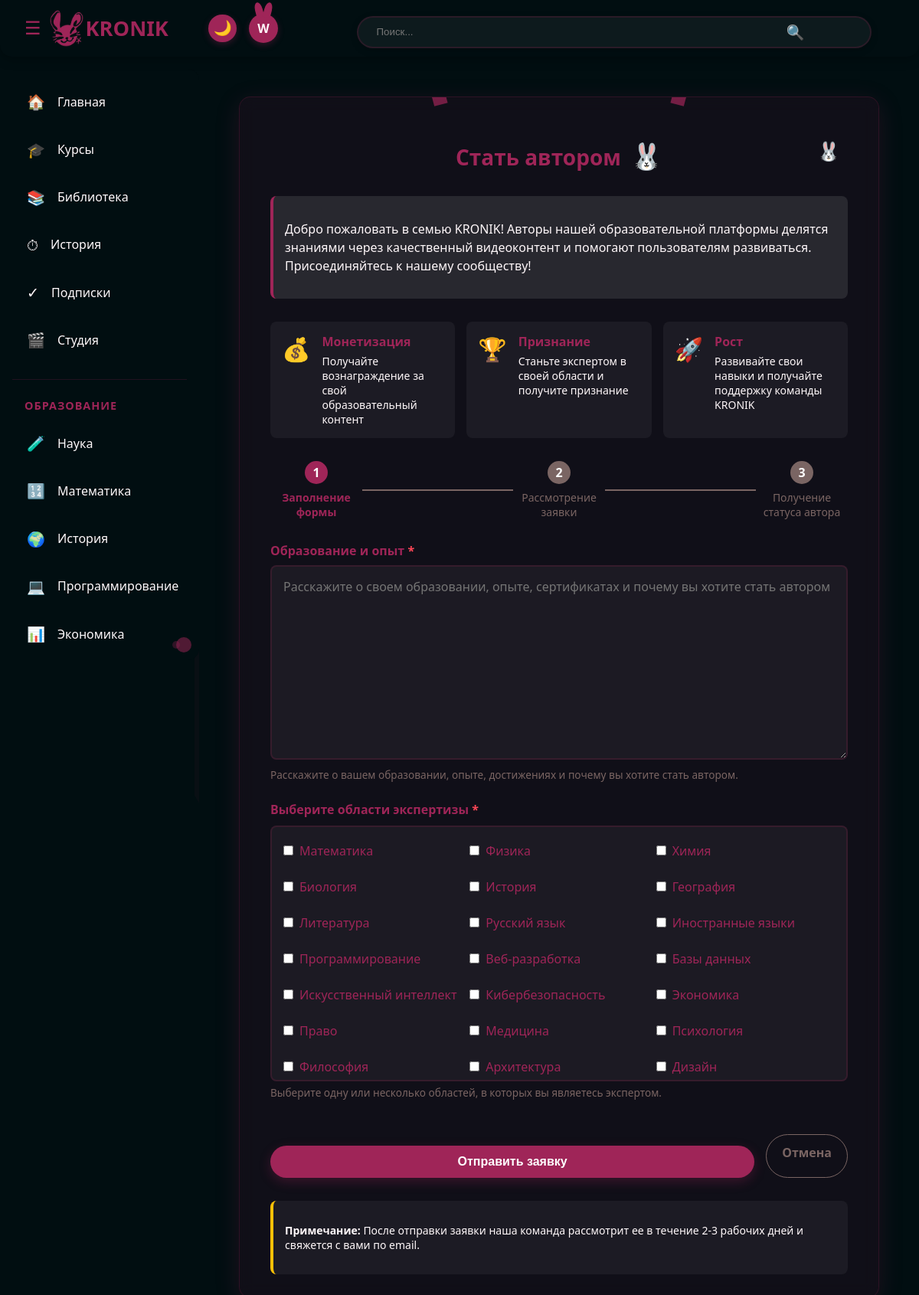
The app's page /become-author/ (signed in) with its own data.
### main/models.py (models this page shows, shortened)
class UserProfile(models.Model):
    user = models.OneToOneField(User, on_delete=models.CASCADE, related_name='profile')
    bio = models.TextField(max_length=500, blank=True)
    profile_picture = models.ImageField(upload_to='profile_pics/', blank=True, null=True)
    date_joined = models.DateTimeField(auto_now_add=True)
    is_author = models.BooleanField(default=False)
    author_application_pending = models.BooleanField(default=False)
    expertise_areas = models.ManyToManyField('ExpertiseArea', blank=True, related_name='experts')
    credentials = models.TextField(blank=True, help_text="Образование, сертификаты и опыт")

class ExpertiseArea(models.Model):
    name = models.CharField(max_length=100)
    description = models.TextField(blank=True)
    def __str__(self):
        return self.name

### main/views.py (the view)
# urls.py: path('become-author/', views.author_application, name='become_author'),  # Заявка на авторство
@login_required
def author_application(request):
    if request.user.profile.is_author:
        messages.info(request, 'Вы уже являетесь автором!')
        return redirect('studio')
    if request.user.profile.author_application_pending:
        messages.info(request, 'Ваша заявка на авторство уже находится на рассмотрении.')
        return redirect('profile')
    if request.method == 'POST':
        form = AuthorApplicationForm(request.POST, instance=request.user.profile)
        if form.is_valid():
            profile = form.save(commit=False)
            profile.author_application_pending = True
            profile.save()
            form.save_m2m()  # Сохраняем many-to-many поля
            subject = f'Новая заявка на авторство от {request.user.username}'
            message = f"""
            Пользователь {request.user.username} ({request.user.email}) подал заявку на авторство.

            Области экспертизы: {', '.join(area.name for area in form.cleaned_data['expertise_areas'])}

            Данные о квалификации:
            {profile.credentials}

            Для подтверждения или отклонения заявки перейдите в админ-панель:
            {request.build_absolute_uri('/admin/main/userprofile/')}
            """
            send_mail(
                subject,
                message,
                settings.DEFAULT_FROM_EMAIL,
                [settings.ADMIN_EMAIL],  # Добавьте свой email в settings.py
                fail_silently=False
            )
            messages.success(request, 'Ваша заявка на авторство успешно отправлена! Мы свяжемся с вами после рассмотрения.')
            return redirect('profile')
    else:
        form = AuthorApplicationForm(instance=request.user.profile)
    return render(request, 'accounts/author_application.html', {'form': form})

### main/forms.py
class AuthorApplicationForm(forms.ModelForm):
    expertise_areas = forms.ModelMultipleChoiceField(
        queryset=ExpertiseArea.objects.all(),
        widget=forms.CheckboxSelectMultiple,
        required=True
    )
    class Meta:
        model = UserProfile
        fields = ['credentials', 'expertise_areas']
    def __init__(self, *args, **kwargs):
        super().__init__(*args, **kwargs)
        self.fields['credentials'].widget.attrs.update({
            'placeholder': 'Расскажите о своем образовании, опыте, сертификатах и почему вы хотите стать автором'
        })

### templates/accounts/author_application.html (shortened to what this page needs)
{% extends 'main/base.html' %}
{% load static %}
{% block content %}
<div class="auth-container">
    <div class="auth-form-container author-container">
        <h2 class="auth-title">Стать автором <span class="bunny-icon">🐰</span></h2>
        <div class="author-info-text">
            <p>Добро пожаловать в семью KRONIK! Авторы нашей образовательной платформы делятся знаниями
            через качественный видеоконтент и помогают пользователям развиваться.
            Присоединяйтесь к нашему сообществу!</p>
        </div>
        <div class="author-benefits">
            <div class="benefit-item">
                <div class="benefit-icon">💰</div>
                <div class="benefit-text">
                    <h4>Монетизация</h4>
                    <p>Получайте вознаграждение за свой образовательный контент</p>
                </div>
            </div>
            <div class="benefit-item">
                <div class="benefit-icon">🏆</div>
                <div class="benefit-text">
                    <h4>Признание</h4>
                    <p>Станьте экспертом в своей области и получите признание</p>
                </div>
            </div>
            <div class="benefit-item">
                <div class="benefit-icon">🚀</div>
                <div class="benefit-text">
                    <h4>Рост</h4>
                    <p>Развивайте свои навыки и получайте поддержку команды KRONIK</p>
                </div>
            </div>
        </div>
        <div class="application-steps">
            <div class="step active">
                <div class="step-number">1</div>
                <div class="step-text">Заполнение формы</div>
            </div>
            <div class="step-connector"></div>
            <div class="step">
                <div class="step-number">2</div>
                <div class="step-text">Рассмотрение заявки</div>
            </div>
            <div class="step-connector"></div>
            <div class="step">
                <div class="step-number">3</div>
                <div class="step-text">Получение статуса автора</div>
            </div>
        </div>
        <form method="POST" class="auth-form" id="author-application-form">
            <div class="form-group">
                <label for="id_credentials">Образование и опыт <span class="required">*</span></label>
                {{ form.credentials }}
                <small class="form-help">Расскажите о вашем образовании, опыте, достижениях и почему вы хотите стать автором.</small>
            </div>
            <div class="form-group">
                <label>Выберите области экспертизы <span class="required">*</span></label>
                <div class="expertise-areas-container">
                    {% for choice in form.expertise_areas %}
                        <label>
                            {{ choice.tag }}
                            {{ choice.choice_label }}
                        </label>
                    {% endfor %}
                </div>
                <small class="form-help">Выберите одну или несколько областей, в которых вы являетесь экспертом.</small>
            </div>
            <div class="form-actions">
                <button type="submit" class="auth-button">Отправить заявку</button>
                <a href="{% url 'profile' %}" class="cancel-button">Отмена</a>
            </div>
        </form>
        <div class="auth-note">
            <p><strong>Примечание:</strong> После отправки заявки наша команда рассмотрит ее в течение 2-3 рабочих дней и свяжется с вами по email.</p>
        </div>
    </div>
</div>
{% endblock %}

### templates/main/base.html (shortened to what this page needs)
<!DOCTYPE html>
<html lang="ru">
<head>
    {% load static %}
    <link rel="stylesheet" href="{% static 'css/style.css' %}">
    <link rel="stylesheet" href="{% static 'css/auth.css' %}">
    <link rel="stylesheet" href="{% static 'css/fixes.css' %}">
    <link rel="stylesheet" href="{% static 'css/error-pages.css' %}">
</head>
<body class="dark-theme">
    <header>
        <button id="sidebar-toggle" class="sidebar-toggle">☰</button>
        <div class="logo">
            <img src="{% static 'Kronik-Light1.png' %}" alt="KRONIK" class="logo-img" width="50" height="50">
            <span class="logo-text">KRONIK</span>
        </div>
        <div class="search-container">
            <div class="search-bar">
                <input type="text" id="search-input" placeholder="Поиск...">
                <button class="search-button">🔍</button>
            </div>
        </div>
        <div class="actions">
            <button class="theme-toggle">
                <span class="theme-icon moon">🌙</span>
            </button>
            <div class="user-menu">
                {% if user.is_authenticated %}
                    <div class="avatar">{{ user.username|first }}</div>
                {% else %}
                    <div class="auth-buttons">
                        <a href="{% url 'login' %}" class="login-button">Войти</a>
                        <a href="{% url 'register' %}" class="register-button">Регистрация</a>
                    </div>
                {% endif %}
            </div>
        </div>
    </header>
    <div class="main-container">
        <div class="sidebar" id="sidebar">
            <div class="menu-item {% if request.path == '/' %}active{% endif %}" onclick="window.location.href='{% url 'index' %}'">
                <div class="menu-icon">🏠</div>
                <div class="menu-text">Главная</div>
            </div>
            <div class="menu-item">
                <div class="menu-icon">🎓</div>
                <div class="menu-text">Курсы</div>
            </div>
            <div class="menu-item">
                <div class="menu-icon">📚</div>
                <div class="menu-text">Библиотека</div>
            </div>
            <div class="menu-item">
                <div class="menu-icon">⏱</div>
                <div class="menu-text">История</div>
            </div>
            <div class="menu-item">
                <div class="menu-icon">✓</div>
                <div class="menu-text">Подписки</div>
            </div>
            {% if user.is_authenticated %}
            <div class="menu-item {% if request.path == '/studio/' %}active{% endif %}" onclick="window.location.href='{% url 'studio' %}'">
                <div class="menu-icon">🎬</div>
                <div class="menu-text">Студия</div>
            </div>
            {% endif %}
            <div class="sidebar-section">
                <div class="sidebar-title">ОБРАЗОВАНИЕ</div>
                <div class="menu-item">
                    <div class="menu-icon">🧪</div>
                    <div class="menu-text">Наука</div>
                </div>
                <div class="menu-item">
                    <div class="menu-icon">🔢</div>
                    <div class="menu-text">Математика</div>
                </div>
                <div class="menu-item">
                    <div class="menu-icon">🌍</div>
                    <div class="menu-text">История</div>
                </div>
                <div class="menu-item">
                    <div class="menu-icon">💻</div>
                    <div class="menu-text">Программирование</div>
                </div>
                <div class="menu-item">
                    <div class="menu-icon">📊</div>
                    <div class="menu-text">Экономика</div>
                </div>
            </div>
        </div>
        <div class="content">
            {% block content %}{% endblock %}
        </div>
    </div>
</body>
</html>

### static/css/fixes.css (style rules this page uses)
.content { background-color: var(--dark-bg); color: var(--text-light); }
.main-container { align-items: flex-start; }
.expertise-areas-container { display: grid; grid-template-columns: repeat(auto-fill, minmax(200px, 1fr)); gap: 10px; margin-top: 10px; padding: 15px; border-radius: 8px; background-color: rgba(255, 255, 255, 0.05); max-height: 300px; overflow-y: auto; border: 2px solid rgba(159, 37, 88, 0.2); }
.expertise-areas-container label { display: flex; align-items: center; font-weight: normal; margin-bottom: 5px; cursor: pointer; transition: color 0.3s; padding: 5px 0; }
.expertise-areas-container input[type="checkbox"] { margin-right: 8px; width: auto !important; height: auto !important; cursor: pointer; opacity: 1 !important; position: relative !important; }

### static/css/base.css (style rules this page uses)
:root { --primary-color: #9f2558; --secondary-color: #ffb0c9; --dark-bg: #010e11; --medium-bg: #07181f; --light-bg: #fff8fa; --accent-color: #9f2558; --text-light: #fff8fa; --text-dark: #110108; --gray-color: #7a6563; --bunny-shadow: 0 8px 32px rgba(159, 37, 88, 0.2); }
body { margin: 0; font-family: 'Nunito', 'Segoe UI', Arial, sans-serif; transition: background-color 0.3s, color 0.3s; overflow-x: hidden; background-position: center; background-size: cover; background-attachment: fixed; }
body.dark-theme { background-color: var(--dark-bg); color: var(--text-light); }
.bunny-icon { font-size: 1.2em; animation: hop 1s infinite; display: inline-block; margin-left: 5px; }

### static/css/header.css (style rules this page uses)
header { display: flex; align-items: center; padding: 0.7rem 2rem; position: sticky; top: 0; z-index: 100; border-bottom-left-radius: 15px; border-bottom-right-radius: 15px; }
.dark-theme header { background-color: var(--dark-bg); backdrop-filter: blur(10px); box-shadow: 0 3px 15px rgba(0, 0, 0, 0.3); }
.sidebar-toggle { background: none; border: none; color: var(--primary-color); font-size: 1.5rem; cursor: pointer; margin-right: 0.3rem; padding: 0; transition: transform 0.3s; }
.logo { display: flex; align-items: center; font-size: 1.7rem; font-weight: bold; margin-left: 0.2rem; color: var(--primary-color); position: relative; }
.actions { display: flex; align-items: center; gap: 1rem; margin-left: auto; }
.theme-toggle { cursor: pointer; padding: 0.4rem 0.4rem; border-radius: 30px; background-color: var(--accent-color); color: var(--text-light); border: none; font-weight: bold; transition: all 0.3s; display: flex; align-items: center; box-shadow: 0 3px 8px rgba(159, 37, 88, 0.3); }
.theme-icon { font-size: 1.2rem; transition: transform 0.5s; }
.theme-icon.moon { color: #E0E0E0; display: inline-block; }

### static/css/search.css (style rules this page uses)
.search-container { position: absolute; left: 0; right: 0; margin: 0 auto; display: flex; justify-content: center; width: 100%; max-width: 700px; z-index: 98; }
.search-bar { position: relative; width: 100%; max-width: 600px; }
.search-bar input { width: 100%; padding: 0.7rem 2.8rem 0.7rem 1.5rem; border-radius: 30px; border: 2px solid rgba(159, 37, 88, 0.2); outline: none; background-color: rgba(255, 255, 255, 0.1); color: inherit; transition: all 0.3s; box-shadow: 0 3px 10px rgba(0, 0, 0, 0.05); }
.dark-theme .search-bar input { background-color: rgba(255, 255, 255, 0.05); box-shadow: 0 3px 10px rgba(0, 0, 0, 0.2); }
.search-button { position: absolute; top: 50%; right: 10px; transform: translateY(-50%); background: none; border: none; cursor: pointer; font-size: 1.2rem; color: var(--primary-color); padding: 5px; border-radius: 50%; transition: background-color 0.3s; }

### static/css/user-menu.css (style rules this page uses)
.user-menu { position: relative; cursor: pointer; z-index: 101; }
.avatar { width: 38px; height: 38px; border-radius: 50%; background-color: var(--accent-color); display: flex; align-items: center; justify-content: center; font-weight: bold; color: var(--text-light); box-shadow: 0 3px 8px rgba(159, 37, 88, 0.3); transition: transform 0.3s; position: relative; }
.avatar::before, .avatar::after { content: ""; position: absolute; background-color: var(--accent-color); width: 10px; height: 20px; top: -15px; border-radius: 50% 50% 0 0; }
.avatar::before { left: 8px; transform: rotate(-15deg); }
.avatar::after { right: 8px; transform: rotate(15deg); }

### static/css/studio.css (style rules this page uses)
.form-group { margin-bottom: 20px; }
.form-group label { display: block; margin-bottom: 8px; font-weight: bold; }
.required { color: #ff4757; }
.form-help { display: block; color: var(--gray-color); margin-top: 8px; font-size: 0.85rem; }
.form-actions { display: flex; gap: 15px; margin-top: 30px; }
.step-text { font-size: 14px; color: var(--gray-color); }

### records on screen
ExpertiseArea: choice_label "Математика"
ExpertiseArea: choice_label "Физика"
ExpertiseArea: choice_label "Химия"
ExpertiseArea: choice_label "Биология"
ExpertiseArea: choice_label "История"
ExpertiseArea: choice_label "География"
ExpertiseArea: choice_label "Литература"
ExpertiseArea: choice_label "Русский язык"
ExpertiseArea: choice_label "Иностранные языки"
ExpertiseArea: choice_label "Программирование"
ExpertiseArea: choice_label "Веб-разработка"
ExpertiseArea: choice_label "Базы данных"
ExpertiseArea: choice_label "Искусственный интеллект"
ExpertiseArea: choice_label "Кибербезопасность"
ExpertiseArea: choice_label "Экономика"
ExpertiseArea: choice_label "Право"
ExpertiseArea: choice_label "Медицина"
ExpertiseArea: choice_label "Психология"
ExpertiseArea: choice_label "Философия"
ExpertiseArea: choice_label "Архитектура"
ExpertiseArea: choice_label "Дизайн"

### other values on screen
{{ user.username|first }} "W"
